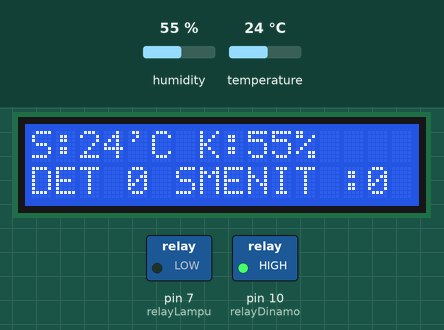
This sketch was run on a simulated Arduino Uno, built with avr-gcc and run on an emulated ATmega328P. On the bench: 16×2 character LCD, switched loads named in the sketch (green lamp = pin HIGH). The inputs (shaded band) are chosen by the test bench; at power-on: temperature 24 °C, humidity 55 %. What the sketch prints to the serial monitor is not drawn.

Above: at 11.3 s.
11.4 s: temperature set to 34 °C
At 13.8 s:
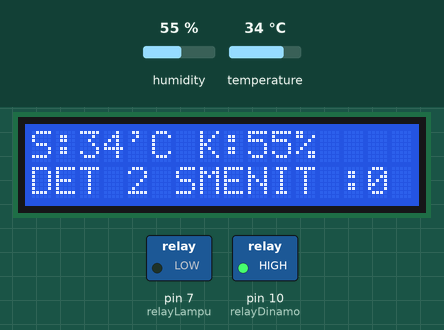
15.6 s: temperature set to 37 °C
At 18.4 s:
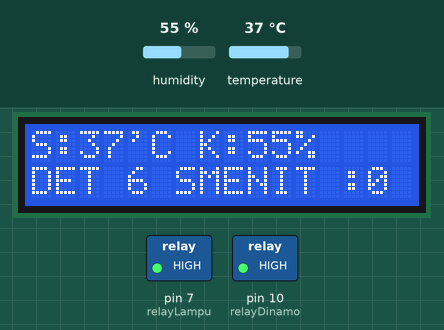
22.0 s: temperature set to 12 °C
At 23.9 s:
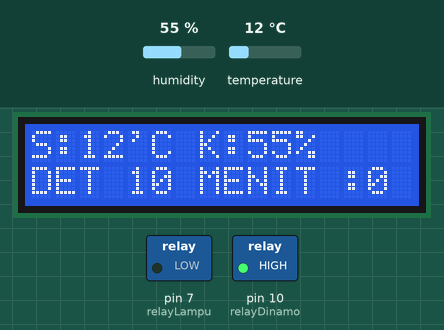
28.4 s: temperature set to 41 °C
At 31.4 s:
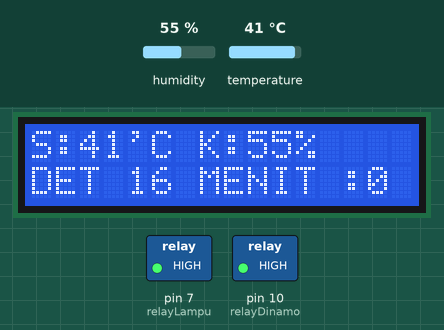
34.8 s: humidity set to 22 %
At 36.1 s:
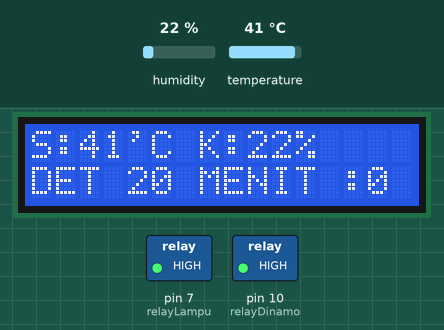
Timing chart, 0 to 37.8 s (numbered marks = the images above; inputs shaded):
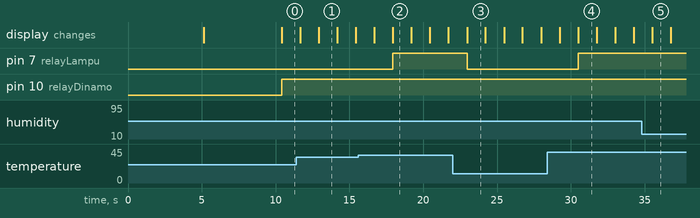

Measured:
- the behaviour switches between 35 and 36 °C on temperature (found by bisection; images 1 and 2)
- after the input at 15.6 s, pin 7 (relayLampu): LOW → HIGH after 2.3 s
- after the input at 22.0 s, pin 7 (relayLampu): HIGH → LOW after 0.97 s
- after the input at 28.4 s, pin 7 (relayLampu): LOW → HIGH after 2.1 s
- what the display in image 1 shows lasts 1.3 s, from 12.9 s to 14.2 s

The sketch:

fuzzyGabunganDht11.ino
```cpp
#include "DHT.h"
#define DHTPIN 8
#define DHTTYPE DHT11

DHT dht(DHTPIN, DHTTYPE);

#include <LiquidCrystal_I2C.h>
LiquidCrystal_I2C lcd(0x27, 16, 2);
const int relayDinamo = 10;
const int relayLampu = 7;

float suhu;
float dingin,hangat,panas;
float kelembaban;
float kering,normal,basah;
unsigned char suhuDingin(){
  if (suhu <= 30){dingin =1;}
  else if (suhu >=30 && suhu <=35){dingin=(35-suhu)/5;}
  else if (suhu >= 6.5){dingin =0;}
  return dingin;
}
unsigned char suhuHangat(){
  if (suhu <= 30 || suhu <= 40){hangat =0;}
  else if (suhu >=30 && suhu <=35){hangat=(suhu-30)/5;}
  else if (suhu >=38 && suhu <=40){hangat=(49-suhu)/2;}
  else if (suhu >=35 && suhu <=38){hangat =1;}
  return hangat;
}
unsigned char suhuPanas (){
  if (suhu <=38 ){panas =0;}
  else if (suhu >=38 && suhu <=40){panas=(suhu-38)/2;}
  else if (suhu >= 40){panas =1;}
  return panas;
}

unsigned char keadaanKering (){
  if (kelembaban <= 30){kering =1;}
  else if (kelembaban >=30 && kelembaban <=40){kering=(40-kelembaban)/10;}
  else if (kelembaban >= 40){kering =0;}
  return kering;
}
unsigned char keadaanNormal(){
  if (kelembaban <= 30 || kelembaban <= 60){normal =0;}
  else if (kelembaban >=30 && kelembaban <=40){normal=(kelembaban-30)/10;}
  else if (kelembaban >=40 && kelembaban <=50){normal=1;}
  else if (kelembaban >=50 && kelembaban <=60){normal =(60-kelembaban)/10;}
  return normal;
}
unsigned char keadaanBasah (){
  if (kelembaban <=50 ){basah =0;}
  else if (kelembaban >=50 && kelembaban <=60){basah=(kelembaban-50)/10;}
  else if (kelembaban >= 60){basah =1;}
  return basah;
}

void fuzzifikasi(){
  suhuDingin();
  suhuHangat();
  suhuPanas();
  keadaanKering();
  keadaanNormal();
  keadaanBasah();
}
void setup() {

   lcd.begin();
     lcd.setCursor(3,0);
  lcd.print("LOADING...");
  lcd.setCursor(0,1);
  lcd.print(" ");
  delay(5000);
     lcd.setCursor(0,0);
  lcd.print("MESIN                                    ");
  lcd.setCursor(0,1);
  lcd.print("PENETAS TELUR");
  delay(5000);
pinMode(relayDinamo,OUTPUT);
pinMode(relayLampu,OUTPUT);
  Serial.begin(9600); //baud komunikasi serial
  Serial.println("Pengujian DHT11!"); //penulisan di serial monitor
  dht.begin(); //prosedur memulai pembacaan module sensor

  // put your setup code here, to run once:
Serial.begin(9600);
}

int detik,menit;

void loop() {


  //pembacaan sensor membutuhkan waktu 250ms

  //Pembacaan untuk data kelembaban
  float humidity_1 = dht.readHumidity();
  //Pembacaan dalam format celcius (c)
  float celcius_1 = dht.readTemperature();
Serial.println("==============Fuzzy Logic=====================");
Serial.println(" ");
suhu = celcius_1; // contoh kita memasukan nilai suhu 54 derajat
kelembaban = humidity_1;
fuzzifikasi(); // memanggil fungsi fuzzifikasi untuk menghitung keanggotaan masing2 variable
Serial.print("dingin : ");
Serial.print(dingin);
Serial.println("t");
Serial.print("hangat : ");
Serial.println(hangat);
Serial.print("t");
Serial.print("panas : ");
Serial.println(panas);

Serial.print("kering : ");
Serial.print(kering);
Serial.println("t");
Serial.print("normal : ");
Serial.println(normal);
Serial.print("t");
Serial.print("basah : ");
Serial.println(basah);
Serial.println("=============================================");

  //pembacaan nilai pembacaan data suhu
  Serial.print("Suhu : ");
  Serial.println(celcius_1); //format derajat celcius

lcd.setCursor(0,0);
  lcd.print("S:                             ");
  lcd.setCursor(2,0);
  lcd.print(celcius_1);
  lcd.setCursor(4,0);
  lcd.print("'C  ");

lcd.setCursor(7,0);
  lcd.print("K:                             ");
  lcd.setCursor(9,0);
  lcd.print(humidity_1);
  lcd.setCursor(11,0);
  lcd.print("%   ");


lcd.setCursor(0,1);
  lcd.print("DET : ");
  lcd.setCursor(4,1);
  lcd.print(detik);
  lcd.print(" ");

  lcd.setCursor(7,1);
  lcd.print("MENIT : ");
  lcd.setCursor(14,1);
  lcd.print(menit);
  lcd.print(" ");

digitalWrite(relayDinamo, HIGH);
digitalWrite(relayLampu, HIGH);

if(celcius_1 < 36){
  digitalWrite(relayLampu, LOW);
}

if(celcius_1 > 38){
  digitalWrite(relayLampu, HIGH);
}

if(detik == 60){
menit++;
detik = 0;
}

if(menit == 30){
digitalWrite(relayDinamo, LOW);
delay(9000);
digitalWrite(relayDinamo, HIGH);
menit=0;
}

delay(1000);  //menunggu beberapa detik untuk pembacaan
detik++;

}
```
